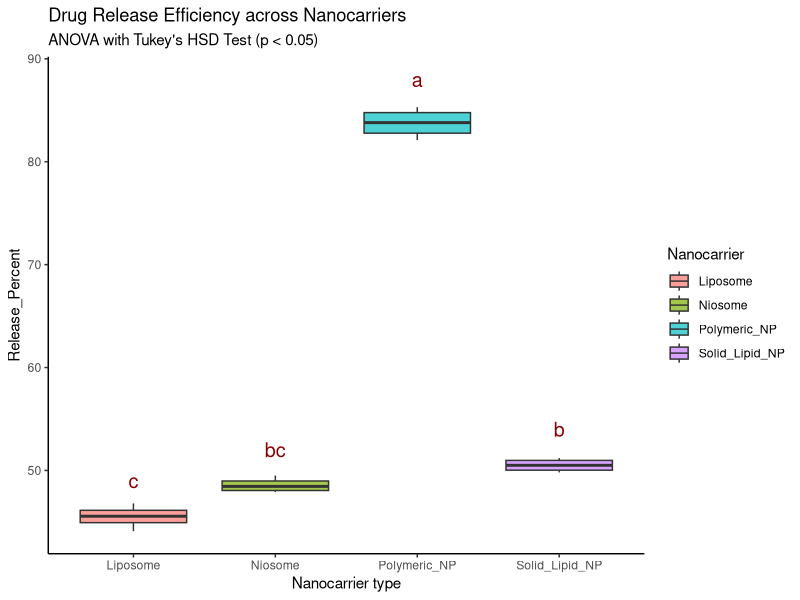

This figure's R source:
#Description : Visualizes drug release efficiency across four nanocarrier types. Combines ggplot2 boxplots with Compact Letter Display (a, b, bc, c) derived from Tukey's HSD post-hoc analysis to annotate statistically significant differences (p < 0.05).

#____________________________________________________________________________

library(tidyverse)


delivery_raw <- data.frame(
  Nanocarrier = rep(c("Liposome", "Niosome", "Polymeric_NP", "Solid_Lipid_NP"), each = 4),
  Release_Percent = c(
    45.2, 46.8, 44.1, 45.9,  # Liposome
    48.1, 49.5, 47.9, 48.8,  # Niosome
    82.1, 85.3, 83.0, 84.6,  # Polymeric_NP
    50.1, 51.2, 49.8, 50.9   # Solid_Lipid_NP
  )
)


labels_df <- data.frame(
  Nanocarrier = c("Polymeric_NP", "Solid_Lipid_NP", "Niosome", "Liposome"),
  Max_Release = c(88, 54, 52, 49),
  Group_Letter = c("a", "b", "bc", "c")
)


plot <- ggplot(delivery_raw, aes(x = Nanocarrier, y = Release_Percent, fill = Nanocarrier))+
        geom_boxplot (alpha = 0.7) + geom_text( data = labels_df, aes(x = Nanocarrier, y = Max_Release, label = Group_Letter), size = 5, color = "darkred")+
        labs(title = "Drug Release Efficiency across Nanocarriers", subtitle = "ANOVA with Tukey's HSD Test (p < 0.05)", x= "Nanocarrier type", y= "Release_Percent") + 
        theme_classic()

print(plot)
